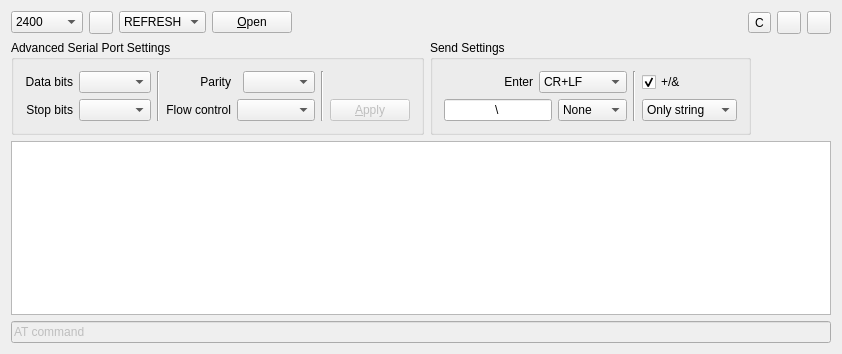
<?xml version="1.0" encoding="UTF-8"?>
<ui version="4.0">
 <class>Widget</class>
 <widget class="QWidget" name="Widget">
  <property name="geometry">
   <rect>
    <x>0</x>
    <y>0</y>
    <width>842</width>
    <height>354</height>
   </rect>
  </property>
  <property name="windowTitle">
   <string>Terminalka</string>
  </property>
  <property name="windowIcon">
   <iconset resource="res.qrc">
    <normaloff>:/new/prefix1/katynko/sss.png</normaloff>:/new/prefix1/katynko/sss.png</iconset>
  </property>
  <layout class="QGridLayout" name="gridLayout_3">
   <item row="0" column="0">
    <layout class="QHBoxLayout" name="horizontalLayout">
     <item>
      <widget class="QComboBox" name="comboBox">
       <property name="currentIndex">
        <number>1</number>
       </property>
       <item>
        <property name="text">
         <string>1200</string>
        </property>
       </item>
       <item>
        <property name="text">
         <string>2400</string>
        </property>
       </item>
       <item>
        <property name="text">
         <string>4800</string>
        </property>
       </item>
       <item>
        <property name="text">
         <string>9600</string>
        </property>
       </item>
       <item>
        <property name="text">
         <string>19200</string>
        </property>
       </item>
       <item>
        <property name="text">
         <string>38400</string>
        </property>
       </item>
       <item>
        <property name="text">
         <string>57600</string>
        </property>
       </item>
       <item>
        <property name="text">
         <string>115200</string>
        </property>
       </item>
      </widget>
     </item>
     <item>
      <widget class="QToolButton" name="toolButton">
       <property name="text">
        <string/>
       </property>
       <property name="icon">
        <iconset resource="res.qrc">
         <normaloff>:/new/prefix1/katynko/refresh.png</normaloff>:/new/prefix1/katynko/refresh.png</iconset>
       </property>
      </widget>
     </item>
     <item>
      <widget class="QComboBox" name="comboBox_2">
       <item>
        <property name="text">
         <string>REFRESH</string>
        </property>
       </item>
      </widget>
     </item>
     <item>
      <widget class="QPushButton" name="pushButton">
       <property name="text">
        <string>&amp;Open</string>
       </property>
      </widget>
     </item>
     <item>
      <spacer name="horizontalSpacer">
       <property name="orientation">
        <enum>Qt::Horizontal</enum>
       </property>
       <property name="sizeHint" stdset="0">
        <size>
         <width>40</width>
         <height>20</height>
        </size>
       </property>
      </spacer>
     </item>
     <item>
      <widget class="QToolButton" name="toolButton_2">
       <property name="text">
        <string>C</string>
       </property>
      </widget>
     </item>
     <item>
      <widget class="QToolButton" name="toolButton_3">
       <property name="text">
        <string/>
       </property>
       <property name="icon">
        <iconset resource="res.qrc">
         <normaloff>:/new/prefix1/katynko/знімок7.png</normaloff>:/new/prefix1/katynko/знімок7.png</iconset>
       </property>
       <property name="checkable">
        <bool>true</bool>
       </property>
      </widget>
     </item>
     <item>
      <widget class="QToolButton" name="toolButton_4">
       <property name="text">
        <string/>
       </property>
       <property name="icon">
        <iconset resource="res.qrc">
         <normaloff>:/new/prefix1/katynko/info.png</normaloff>:/new/prefix1/katynko/info.png</iconset>
       </property>
      </widget>
     </item>
    </layout>
   </item>
   <item row="1" column="0">
    <layout class="QHBoxLayout" name="horizontalLayout_2">
     <item>
      <widget class="QGroupBox" name="groupBox">
       <property name="sizePolicy">
        <sizepolicy hsizetype="Fixed" vsizetype="Fixed">
         <horstretch>0</horstretch>
         <verstretch>0</verstretch>
        </sizepolicy>
       </property>
       <property name="title">
        <string>Advanced Serial Port Settings</string>
       </property>
       <layout class="QGridLayout" name="gridLayout">
        <item row="0" column="0">
         <widget class="QLabel" name="label">
          <property name="text">
           <string>Data bits</string>
          </property>
          <property name="alignment">
           <set>Qt::AlignRight|Qt::AlignTrailing|Qt::AlignVCenter</set>
          </property>
         </widget>
        </item>
        <item row="0" column="1">
         <widget class="QComboBox" name="comboBox_3"/>
        </item>
        <item row="0" column="2" rowspan="2">
         <widget class="Line" name="line">
          <property name="orientation">
           <enum>Qt::Vertical</enum>
          </property>
         </widget>
        </item>
        <item row="0" column="5">
         <widget class="QComboBox" name="comboBox_5"/>
        </item>
        <item row="0" column="6" rowspan="2">
         <widget class="Line" name="line_2">
          <property name="orientation">
           <enum>Qt::Vertical</enum>
          </property>
         </widget>
        </item>
        <item row="1" column="0">
         <widget class="QLabel" name="label_2">
          <property name="text">
           <string>Stop bits</string>
          </property>
          <property name="alignment">
           <set>Qt::AlignRight|Qt::AlignTrailing|Qt::AlignVCenter</set>
          </property>
         </widget>
        </item>
        <item row="1" column="1">
         <widget class="QComboBox" name="comboBox_4"/>
        </item>
        <item row="1" column="3">
         <widget class="QLabel" name="label_4">
          <property name="text">
           <string>Flow control</string>
          </property>
          <property name="alignment">
           <set>Qt::AlignRight|Qt::AlignTrailing|Qt::AlignVCenter</set>
          </property>
         </widget>
        </item>
        <item row="1" column="4" colspan="2">
         <widget class="QComboBox" name="comboBox_6"/>
        </item>
        <item row="1" column="7">
         <widget class="QPushButton" name="pushButton_2">
          <property name="enabled">
           <bool>false</bool>
          </property>
          <property name="text">
           <string>&amp;Apply</string>
          </property>
         </widget>
        </item>
        <item row="0" column="3">
         <widget class="QLabel" name="label_3">
          <property name="layoutDirection">
           <enum>Qt::LeftToRight</enum>
          </property>
          <property name="text">
           <string>Parity</string>
          </property>
          <property name="alignment">
           <set>Qt::AlignRight|Qt::AlignTrailing|Qt::AlignVCenter</set>
          </property>
         </widget>
        </item>
       </layout>
      </widget>
     </item>
     <item>
      <widget class="QGroupBox" name="groupBox_2">
       <property name="sizePolicy">
        <sizepolicy hsizetype="Fixed" vsizetype="Fixed">
         <horstretch>0</horstretch>
         <verstretch>0</verstretch>
        </sizepolicy>
       </property>
       <property name="title">
        <string>Send Settings</string>
       </property>
       <layout class="QGridLayout" name="gridLayout_2">
        <item row="0" column="0">
         <widget class="QLabel" name="label_5">
          <property name="text">
           <string>Enter</string>
          </property>
          <property name="alignment">
           <set>Qt::AlignRight|Qt::AlignTrailing|Qt::AlignVCenter</set>
          </property>
         </widget>
        </item>
        <item row="0" column="1">
         <widget class="QComboBox" name="comboBox_7">
          <item>
           <property name="text">
            <string>CR+LF</string>
           </property>
          </item>
          <item>
           <property name="text">
            <string>CR</string>
           </property>
          </item>
          <item>
           <property name="text">
            <string>LF</string>
           </property>
          </item>
          <item>
           <property name="text">
            <string>None</string>
           </property>
          </item>
         </widget>
        </item>
        <item row="0" column="2" rowspan="2">
         <widget class="Line" name="line_3">
          <property name="orientation">
           <enum>Qt::Vertical</enum>
          </property>
         </widget>
        </item>
        <item row="0" column="3">
         <widget class="QCheckBox" name="checkBox">
          <property name="text">
           <string>+/&amp;&amp;</string>
          </property>
          <property name="checked">
           <bool>true</bool>
          </property>
         </widget>
        </item>
        <item row="1" column="0" colspan="2">
         <layout class="QHBoxLayout" name="horizontalLayout_3">
          <property name="sizeConstraint">
           <enum>QLayout::SetFixedSize</enum>
          </property>
          <item>
           <widget class="QLineEdit" name="lineEdit_2">
            <property name="text">
             <string>\</string>
            </property>
            <property name="maxLength">
             <number>1</number>
            </property>
            <property name="alignment">
             <set>Qt::AlignCenter</set>
            </property>
           </widget>
          </item>
          <item>
           <widget class="QComboBox" name="comboBox_8">
            <property name="currentIndex">
             <number>3</number>
            </property>
            <item>
             <property name="text">
              <string>CR+LF</string>
             </property>
            </item>
            <item>
             <property name="text">
              <string>CR</string>
             </property>
            </item>
            <item>
             <property name="text">
              <string>LF</string>
             </property>
            </item>
            <item>
             <property name="text">
              <string>None</string>
             </property>
            </item>
           </widget>
          </item>
         </layout>
        </item>
        <item row="1" column="3">
         <widget class="QComboBox" name="cbTextSet">
          <property name="currentIndex">
           <number>0</number>
          </property>
          <item>
           <property name="text">
            <string>Only string</string>
           </property>
          </item>
          <item>
           <property name="text">
            <string>Hex recieve</string>
           </property>
          </item>
          <item>
           <property name="text">
            <string>Hex send</string>
           </property>
          </item>
         </widget>
        </item>
       </layout>
      </widget>
     </item>
     <item>
      <spacer name="horizontalSpacer_3">
       <property name="orientation">
        <enum>Qt::Horizontal</enum>
       </property>
       <property name="sizeHint" stdset="0">
        <size>
         <width>40</width>
         <height>20</height>
        </size>
       </property>
      </spacer>
     </item>
     <item>
      <spacer name="horizontalSpacer_5">
       <property name="orientation">
        <enum>Qt::Horizontal</enum>
       </property>
       <property name="sizeHint" stdset="0">
        <size>
         <width>40</width>
         <height>20</height>
        </size>
       </property>
      </spacer>
     </item>
     <item>
      <spacer name="horizontalSpacer_4">
       <property name="orientation">
        <enum>Qt::Horizontal</enum>
       </property>
       <property name="sizeHint" stdset="0">
        <size>
         <width>40</width>
         <height>20</height>
        </size>
       </property>
      </spacer>
     </item>
     <item>
      <spacer name="horizontalSpacer_2">
       <property name="orientation">
        <enum>Qt::Horizontal</enum>
       </property>
       <property name="sizeHint" stdset="0">
        <size>
         <width>40</width>
         <height>20</height>
        </size>
       </property>
      </spacer>
     </item>
    </layout>
   </item>
   <item row="2" column="0">
    <widget class="QPlainTextEdit" name="plainTextEdit">
     <property name="font">
      <font>
       <family>Ubuntu Mono</family>
       <pointsize>10</pointsize>
       <weight>75</weight>
       <italic>true</italic>
       <bold>true</bold>
      </font>
     </property>
     <property name="readOnly">
      <bool>true</bool>
     </property>
    </widget>
   </item>
   <item row="3" column="0">
    <widget class="QLineEdit" name="lineEdit">
     <property name="enabled">
      <bool>false</bool>
     </property>
     <property name="text">
      <string>AT command</string>
     </property>
    </widget>
   </item>
  </layout>
 </widget>
 <layoutdefault spacing="6" margin="11"/>
 <resources>
  <include location="res.qrc"/>
 </resources>
 <connections>
  <connection>
   <sender>toolButton_2</sender>
   <signal>clicked()</signal>
   <receiver>plainTextEdit</receiver>
   <slot>clear()</slot>
   <hints>
    <hint type="sourcelabel">
     <x>607</x>
     <y>20</y>
    </hint>
    <hint type="destinationlabel">
     <x>344</x>
     <y>199</y>
    </hint>
   </hints>
  </connection>
 </connections>
</ui>
